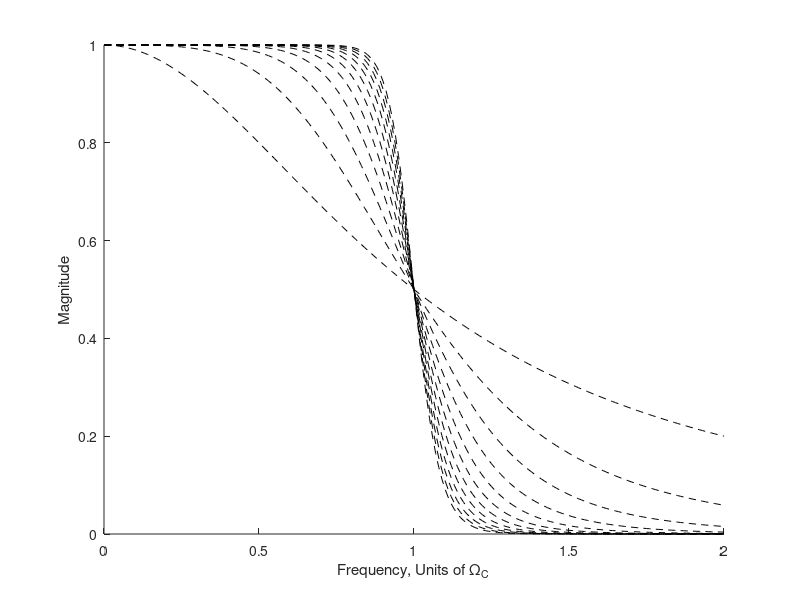

Reproduce this figure in MATLAB.
function LVButterMagSqCurves
% Author: F. W. Isen
% Copyright 2009 by Morgan & Claypool
figure(79); 
NormFrq = 0:0.01:2;
for N = 1:1:12; hold on
H = 1./(1 + (NormFrq).^(2*N)); 
plot(NormFrq,H,'k--'); end; hold off
xlabel('Frequency, Units of \Omega_C')
ylabel('Magnitude')

